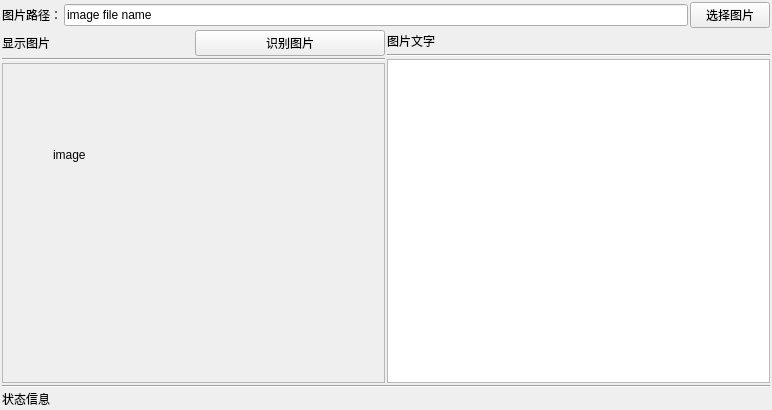
<?xml version="1.0" encoding="UTF-8"?>
<ui version="4.0">
 <class>OcrForm</class>
 <widget class="QWidget" name="OcrForm">
  <property name="geometry">
   <rect>
    <x>0</x>
    <y>0</y>
    <width>772</width>
    <height>410</height>
   </rect>
  </property>
  <property name="windowTitle">
   <string>Form</string>
  </property>
  <layout class="QGridLayout" name="gridLayout_2">
   <property name="leftMargin">
    <number>2</number>
   </property>
   <property name="topMargin">
    <number>2</number>
   </property>
   <property name="rightMargin">
    <number>2</number>
   </property>
   <property name="bottomMargin">
    <number>2</number>
   </property>
   <property name="spacing">
    <number>2</number>
   </property>
   <item row="0" column="0">
    <layout class="QVBoxLayout" name="verticalLayout" stretch="1,15">
     <item>
      <layout class="QHBoxLayout" name="horizontalLayout">
       <item>
        <widget class="QLabel" name="label">
         <property name="text">
          <string>图片路径：</string>
         </property>
        </widget>
       </item>
       <item>
        <widget class="QLineEdit" name="lineEdit_Path">
         <property name="text">
          <string>image file name</string>
         </property>
        </widget>
       </item>
       <item>
        <widget class="QPushButton" name="pushButton_OpenFile">
         <property name="text">
          <string>选择图片</string>
         </property>
        </widget>
       </item>
      </layout>
     </item>
     <item>
      <layout class="QHBoxLayout" name="horizontalLayout_2" stretch="2,2">
       <item>
        <layout class="QVBoxLayout" name="verticalLayout_2" stretch="0,0,0">
         <item>
          <layout class="QHBoxLayout" name="horizontalLayout_3">
           <item>
            <widget class="QLabel" name="label_2">
             <property name="text">
              <string>显示图片</string>
             </property>
            </widget>
           </item>
           <item>
            <widget class="QPushButton" name="pushButton_Ocr">
             <property name="text">
              <string>识别图片</string>
             </property>
            </widget>
           </item>
          </layout>
         </item>
         <item>
          <widget class="Line" name="line">
           <property name="orientation">
            <enum>Qt::Horizontal</enum>
           </property>
          </widget>
         </item>
         <item>
          <widget class="QScrollArea" name="scrollArea">
           <property name="widgetResizable">
            <bool>true</bool>
           </property>
           <widget class="QWidget" name="scrollAreaWidgetContents">
            <property name="geometry">
             <rect>
              <x>0</x>
              <y>0</y>
              <width>375</width>
              <height>275</height>
             </rect>
            </property>
            <widget class="QLabel" name="label_Image">
             <property name="geometry">
              <rect>
               <x>50</x>
               <y>-10</y>
               <width>377</width>
               <height>201</height>
              </rect>
             </property>
             <property name="text">
              <string>image</string>
             </property>
            </widget>
           </widget>
          </widget>
         </item>
        </layout>
       </item>
       <item>
        <layout class="QVBoxLayout" name="verticalLayout_3" stretch="1,0,15">
         <item>
          <widget class="QLabel" name="label_4">
           <property name="text">
            <string>图片文字</string>
           </property>
          </widget>
         </item>
         <item>
          <widget class="Line" name="line_2">
           <property name="orientation">
            <enum>Qt::Horizontal</enum>
           </property>
          </widget>
         </item>
         <item>
          <widget class="QTextEdit" name="textEdit_Result"/>
         </item>
        </layout>
       </item>
      </layout>
     </item>
    </layout>
   </item>
   <item row="4" column="0">
    <layout class="QVBoxLayout" name="verticalLayout_4">
     <item>
      <widget class="Line" name="line_3">
       <property name="orientation">
        <enum>Qt::Horizontal</enum>
       </property>
      </widget>
     </item>
     <item>
      <widget class="QLabel" name="statusBar">
       <property name="text">
        <string>状态信息</string>
       </property>
      </widget>
     </item>
    </layout>
   </item>
  </layout>
 </widget>
 <resources/>
 <connections>
  <connection>
   <sender>pushButton_OpenFile</sender>
   <signal>clicked()</signal>
   <receiver>OcrForm</receiver>
   <slot>pushButton_OpenFile_OnClick()</slot>
   <hints>
    <hint type="sourcelabel">
     <x>745</x>
     <y>26</y>
    </hint>
    <hint type="destinationlabel">
     <x>771</x>
     <y>47</y>
    </hint>
   </hints>
  </connection>
  <connection>
   <sender>pushButton_Ocr</sender>
   <signal>clicked()</signal>
   <receiver>OcrForm</receiver>
   <slot>pushButton_Ocr_OnClick()</slot>
   <hints>
    <hint type="sourcelabel">
     <x>311</x>
     <y>59</y>
    </hint>
    <hint type="destinationlabel">
     <x>-1</x>
     <y>48</y>
    </hint>
   </hints>
  </connection>
 </connections>
 <slots>
  <slot>pushButton_Ocr_OnClick()</slot>
  <slot>pushButton_OpenFile_OnClick()</slot>
 </slots>
</ui>
